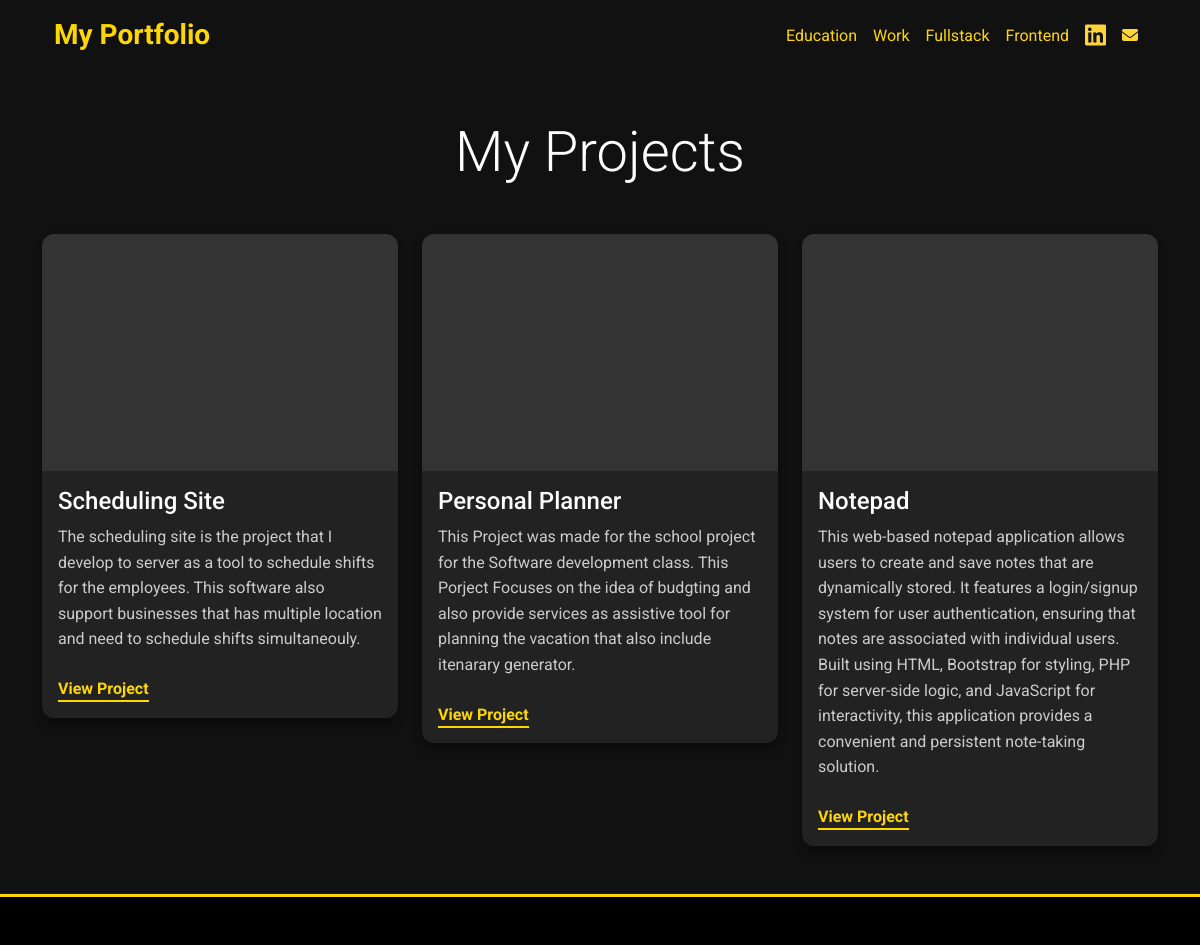
The page /fullstack on the database as committed earlier.
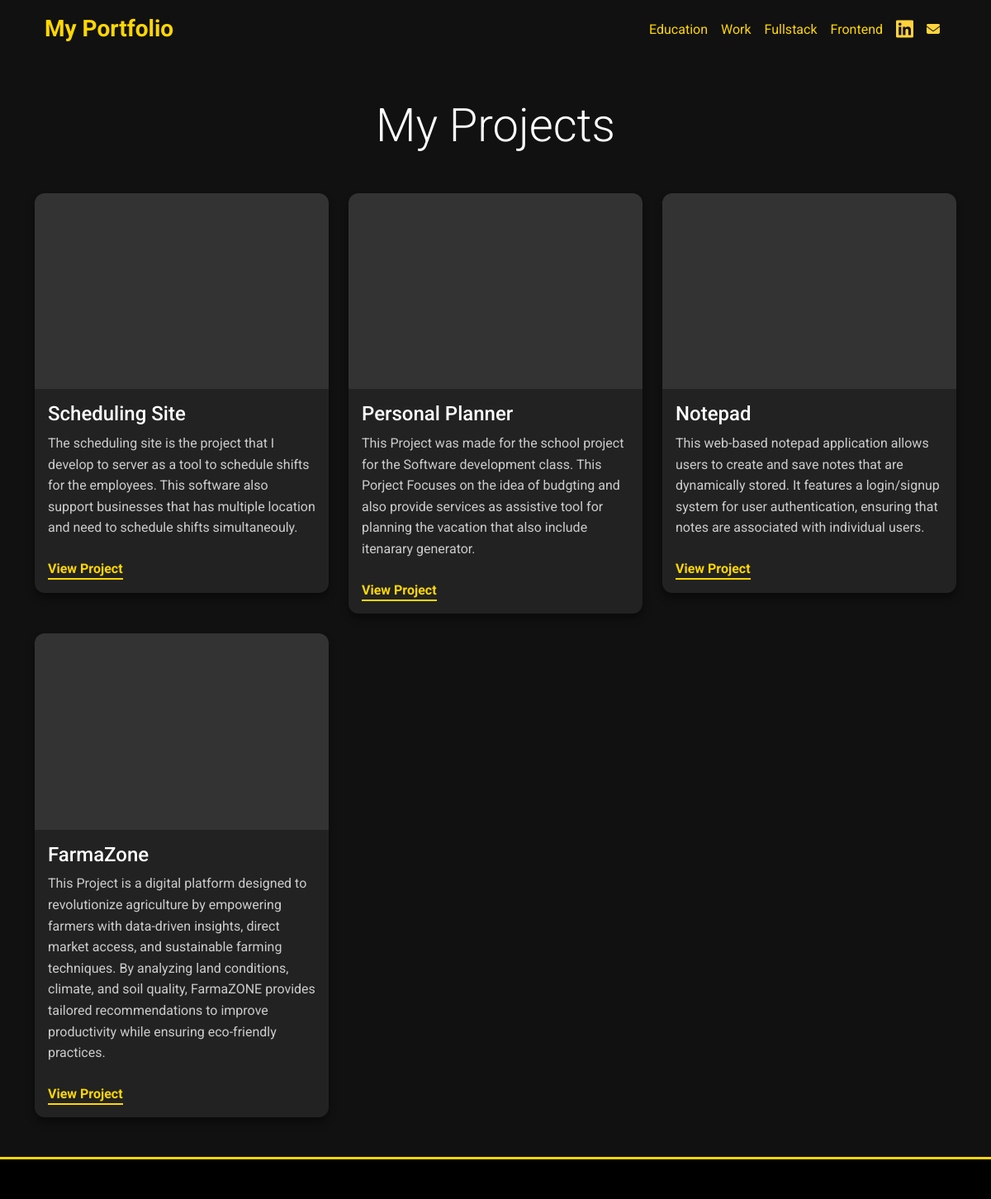
The same page on the database as committed later.
### database.py (models this page shows)
class Fullstack(db.Model):
    id: Mapped[int] = MappedColumn(primary_key=True)
    name: Mapped[str]
    description: Mapped[str]
    link: Mapped[str]
    image: Mapped[str]

### server.py (the view)
@app.route('/fullstack')
def fullStack():
    result_fullstack = db.session.execute(db.select(Fullstack)).scalars().all()
    return render_template('details.html',items = result_fullstack)

### templates/details.html (shortened to what this page needs)
<!DOCTYPE html>
<html lang="en">
<head>
    <link href="https://cdn.jsdelivr.net/npm/bootstrap@5.3.2/dist/css/bootstrap.min.css" rel="stylesheet">
</head>
<body >
    <div class="container">
         <nav class="navbar  navbar-expand-lg bg-transparent">
                <div class="container-fluid">
                    <a class="navbar-brand text-xl font-semibold text-shadow-custom" style="color: #FFD700 !important; font-weight: 700; font-size: 1.75rem;" href="{{url_for('mainPage')}}">My Portfolio</a>
                    <div class="collapse navbar-collapse" id="navbarNav">
                        <ul class="navbar-nav ms-auto">
                            <li class="nav-item">
                                <a class="nav-link" style="color: #FFD700 !important; transition: color 0.3s ease;" href="{{url_for('edu')}}">Education</a>
                            </li>
                             <li class="nav-item">
                                <a class="nav-link" style="color: #FFD700 !important; transition: color 0.3s ease;" href="{{url_for('work')}}">Work</a>
                            </li>
                            <li class="nav-item">
                                <a class="nav-link" style="color: #FFD700 !important; transition: color 0.3s ease;" href="{{url_for('fullStack')}}">Fullstack</a>
                            </li>
                            <li class="nav-item">
                                <a class="nav-link" style="color: #FFD700 !important; transition: color 0.3s ease;" href="{{url_for('frontEnd')}}">Frontend</a>
                            </li>
                             <li class="nav-item">
                                <a class="nav-link" style="color: #FFD700 !important; transition: color 0.3s ease;" href="https://www.linkedin.com/in/maurya-patel-318b93190/" target="_blank" rel="noopener noreferrer"><i class="fa-brands fa-linkedin fa-xl" style="color: #FFD43B;"></i></a>
                            </li>
                             <li class="nav-item">
                                <a class="nav-link" style="color: #FFD700 !important; transition: color 0.3s ease;" href="mailto:patelmaurya3@gmail.com"><i class="fa-solid fa-envelope fa-l" style="color: #FFD43B;"></i></a>
                            </li>
                        </ul>
                    </div>
                </div>
            </nav>
    </div>
    <section id="projects" class="py-5" style="background-color: #111111 !important;">
    <div class="container">
        <div class="text-center mb-5">
            <h2 class="display-4 font-semibold mb-4" style="color: #FFFFFF !important;">My Projects</h2>
        </div>
        <div class="row g-4">
            {% for item in items%}
            <div class="col-md-6 col-lg-4">
                <div class="card overflow-hidden">
                    <img src="/static/images/solid-color-image.png" alt="Project 1" class="card-img-top">
                    <div class="card-body">
                        <h3 class="card-title h4 font-semibold mb-2" style="color: #FFFFFF !important;">{{item.name}}</h3>
                        <p class="card-text mb-4" style="color: #CCCCCC !important;">{{item.description}}</p>
                        <a href="{{item.link}}"
                           class="font-semibold transition duration-300 ease-in-out" target="_blank" rel="noopener noreferrer">
                            View Project
                        </a>
                    </div>
                </div>
            </div>
            {%endfor%}
    </div>
    </section>
<footer class="bg-gray-800 text-white py-4">
</footer>
</body>
</html>

### templates/details.html (style rules this page uses)
body { font-family: 'Roboto', sans-serif; background-color: #111111; color: #fff; line-height: 1.6; }
.card { background-color: #222222; border-radius: 0.75rem; box-shadow: 0 6px 10px rgba(0, 0, 0, 0.4); transition: transform 0.2s ease-in-out, box-shadow 0.2s ease-in-out; border: none; color: #FFFFFF; }
.card-img-top { border-top-left-radius: 0.75rem; border-top-right-radius: 0.75rem; transition: transform 0.3s ease; }
.card-title { color: #FFFFFF; }
.card-text { color: #CCCCCC; }
.card a { color: #FFD700; text-decoration: none; font-weight: bold; transition: color 0.3s ease, border-bottom-color 0.3s ease, transform 0.2s ease; border-bottom: 2px solid #FFD700; padding-bottom: 2px; }
#projects .card-title, #projects .card-text { color: #FFFFFF !important; }
footer { background-color: #000000 !important; border-top: 3px solid #FFD700; }

Rows that differ between the two databases and show on the page:
changed Fullstack "Notepad": description "…associated with individual users. Built using HTML, Bootstrap for styling, PHP for server-side logic, and JavaScript for interactivity, this application provides a convenient and persistent note-taking solution." → "…associated with individual users."
added Fullstack: name "FarmaZone", description "This Project is a digital platform designed to revolutionize agriculture by empowering farmers with data-driven insights, direct market access, and sustainable farming techniques. By analyzing land conditions, climate, and soil quality, FarmaZONE provides tailored recommendations to improve productivity while ensuring eco-friendly practices."
